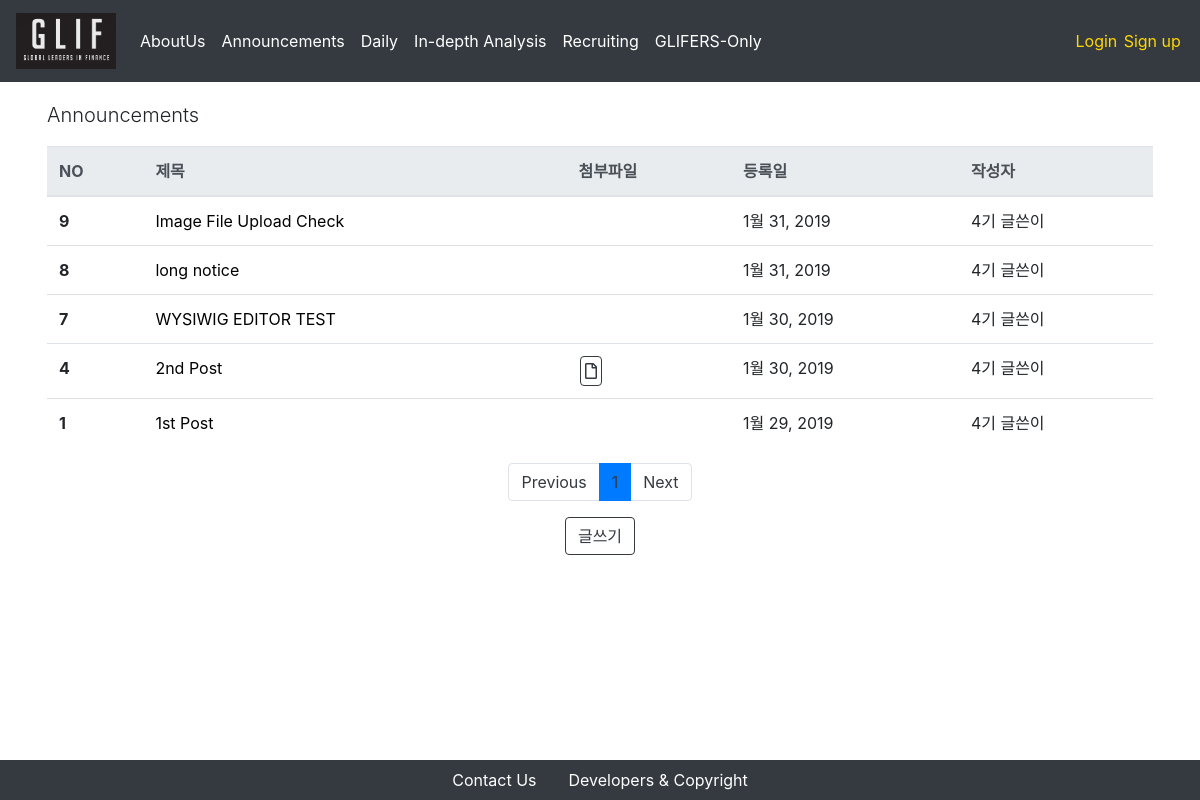
Screenshot of /announcement/ with the database file from the repository.
### announcement/models.py (models this page shows, shortened)
class Post(models.Model):
    title = models.CharField(max_length = 250)
    attached_file = models.FileField(upload_to = 'announcement_attached_files/%Y/%m/%d/', blank = True, null = True)
    written_date = models.DateField(auto_now = True)
    writer = models.ForeignKey(Glifer, on_delete = models.CASCADE, related_name = "announcement_writer")
    content = RichTextUploadingField()

### users/models.py (models this page shows)
class Glifer(models.Model):
    user = models.OneToOneField(CustomUser, on_delete = models.CASCADE, primary_key = True)
    is_mentor = models.BooleanField(default=False)
    is_authorized = models.BooleanField(default = False)
    name_en = models.CharField(max_length = 250)
    name_kr = models.CharField(max_length = 250)
    birthdate = models.DateField(default = "2000-01-01")
    phonenumber = models.CharField(max_length = 250)
    email= models.EmailField(max_length = 250)
    work_at = models.CharField(max_length = 250, blank = True)
    self_intro = models.TextField(max_length = 1000)
    profile_img = models.FileField(upload_to = 'profiles/%Y/%m/%d/', default = '/users/man-user.png')
    nth = models.CharField(
        max_length=2,
        choices=nth_CHOICES,
        default=glif_4th,
    )
    def __str__(self):
        return self.nth + " " + self.name_kr

### announcement/views.py (the view)
# urls.py: path('', PostListView.as_view(), name='announcement-index'),
class PostListView(ListView):
    model = Post
    template_name = 'announcement/index.html'
    context_object_name = "posts"
    paginate_by = 5
    block_size = 5 # 하단의 페이지 목록 수
    def get_queryset(self):
        order_by_recent_time = Post.objects.all().order_by("-pk")
        return order_by_recent_time
    def get_context_data(self, **kwargs):
        context = super(PostListView, self).get_context_data(**kwargs)
        block_size = 5 # 하단의 페이지 목록 수
        start_index = int((context['page_obj'].number - 1) / self.block_size) * self.block_size
        end_index = min(start_index + self.block_size, len(context['paginator'].page_range))
        context['page_range'] = context['paginator'].page_range[start_index:end_index]
        return context

### announcement/templates/announcement/index.html
{% extends 'setups/base.html' %}
{% block body %}
<div class = "container">
    <div class = "row">
        <p class = "lead">Announcements</p>
        <table class="table">
            <thead class="thead-light">
                <tr>
                    <th scope="col">NO</th>
                    <th scope="col">제목</th>
                    <th scope="col">첨부파일</th>
                    <th scope="col">등록일</th>
                    <th scope="col">작성자</th>
                </tr>
            </thead>
            <tbody>
                {% for post in posts %}
                    <tr>
                        <th scope="row">{{ post.id }}</th>
                        <td>
                            <a href="/announcement/{{post.pk}}" style = "color:black"> {{ post.title }} </a>
                        </td>
                        {% if post.attached_file != '' %}
                            <td><button type="button" class="btn btn-outline-dark btn-download" onclick="location.href = '/announcement/{{post.pk}}/download'"><i class="far fa-file"></i></button></td>
                        {% else %}
                            <td></td>
                        {% endif %}
                        <td>{{ post.written_date }}</td>
                        <td>{{ post.writer }}</td>
                    </tr>
                {% endfor %}
            </tbody>
        </table>
    </div>
    <nav aria-label="Page navigation">
        <ul class="pagination justify-content-center">
            {% if page_obj.has_previous %}
            <li class = "page-item">
                <a class = "page-link" href="?page={{ page_obj.previous_page_number }}" aria-label="Previous">
                Previous
                </a>
            </li>
            {% else %}
            <li class="page-item"><a class="page-link" href="#" tabindex="-1" aria-disabled="true">Previous</a></li>
            {% endif %}
            {% for i in page_range %}
            {% if page_obj.number == i %}
                <li class = "active page-item"><a class="page-link" href="#">{{i}}</a></li>
            {% else %}
                <li class = "page-item"><a class = "page-link" href="?page={{ i }}">{{ i }}</a></li>
            {% endif %}
            {% endfor %}
            {% if page_obj.has_next %}
            <li class = "page-item">
                <a class = "page-link" href="?page={{ page_obj.next_page_number }}" aria-label="Next">
                    Next
                </a>
            </li>
            {% else %}
            <li class="page-item">
                <a class="page-link" href="#">Next</a>
            </li>
            {% endif %}
        </ul>
    </nav>
    <div class = "row align-items-center justify-content-center">
        <button type="button" class="btn btn-outline-dark" onclick="location.href = '/announcement/new'">글쓰기</button>
    </div>
</div>
{% endblock %}

### setups/static/setups/css/index.css (style rules this page uses)
.container { margin-top: 100px; margin-bottom: 100px; padding : 0 2.0rem; }
.btn { margin-left: 0.1em; margin-right: 0.1em; }
.btn.btn-download { padding: 2px 4px; }
a.page-link { color: #343a40!important; }
.page-item.active { background-color: gold; }

### setups/static/setups/css/navbar.css (style rules this page uses)
a { color: white; }

### rows the page displays
Post: id "9", title "Image File Upload Check", written_date "1월 31, 2019", writer "4기 글쓴이"
Post: id "8", title "long notice", written_date "1월 31, 2019", writer "4기 글쓴이"
Post: id "7", title "WYSIWIG EDITOR TEST", written_date "1월 30, 2019", writer "4기 글쓴이"
Post: id "4", title "2nd Post", written_date "1월 30, 2019", writer "4기 글쓴이"
Post: id "1", title "1st Post", written_date "1월 29, 2019", writer "4기 글쓴이"

### other values shown
{{ i }} "1"
